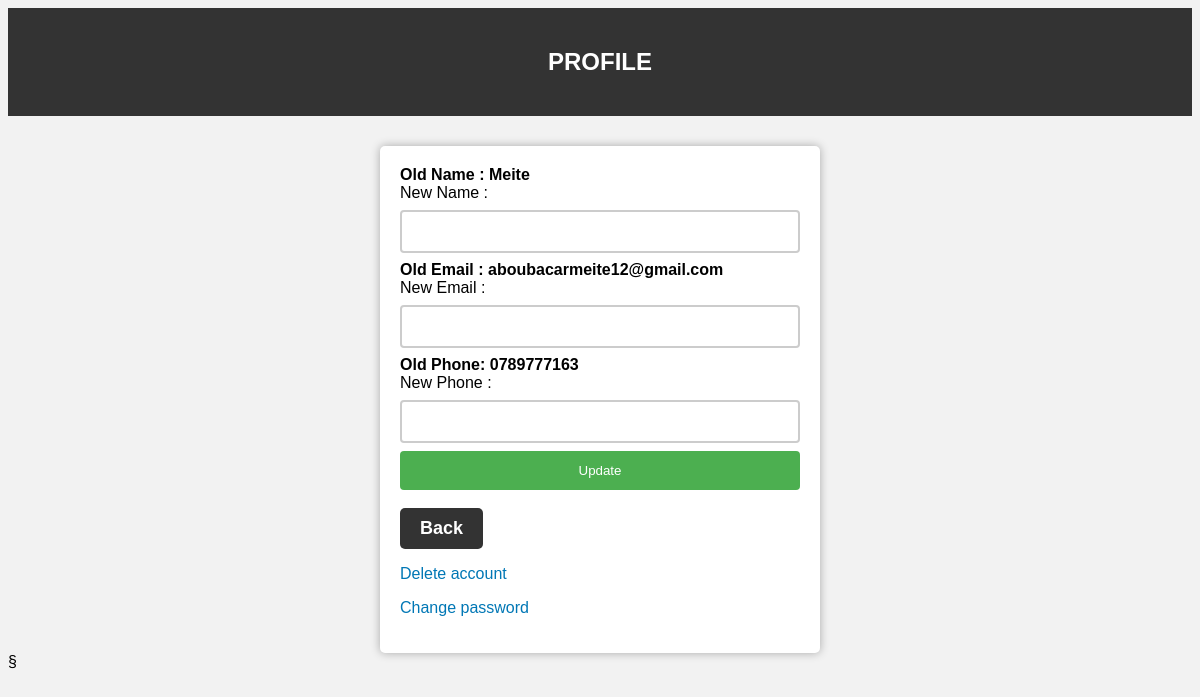
The page /updateProfile.php (signed in) on the database its author committed.
### tables this page shows
CREATE TABLE `atlasin` (
  `id` int(11) UNSIGNED NOT NULL,
  `name` text NOT NULL,
  `email` varchar(100) NOT NULL,
  `phone` varchar(10) NOT NULL,
  `password` int(4) NOT NULL,
  `balance` int(11) NOT NULL
);

### updateProfile.php (the view, shortened to what this page needs)
<?php
include "db_connect.php";
$id = $_SESSION['id'];
$name = "";
$email = "";
$phone = "";
$sql = "SELECT * FROM atlasin WHERE id='$id'";
$result = mysqli_query($conn, $sql);
if (mysqli_num_rows($result) === 1) {
    $row = mysqli_fetch_assoc($result);
    $name = $row['name'];
    $email = $row['email'];
    $phone = $row['phone'];
}
?>
<!DOCTYPE html>
<html>
<head>
</head>
<body>
    <header>
    <h2>Profile</h2>
    </header>
    <form method="post" action="<?php echo htmlspecialchars($_SERVER["PHP_SELF"]);?>">
        <label for="name"> <b> Old Name :  <?php echo $name; ?> </b> <br>New Name : </label>
        <input type="text" id="name" name="name" value="">
        <label for="email"> <b> Old Email : <?php echo $email; ?></b><br>New Email : </label>
        <input type="text" id="email" name="email" value="">
        <label for="phone"><b> Old Phone: <?php echo $phone; ?></b><br>New Phone : </label>
        <input type="text" id="phone" name="phone" value="">
        <input type="submit" name="submit" value="Update"> <br> <br>
        <input type="button" value="Back" onclick="window.location.href='atlasmoney.php'">
        <p><a href="delete.php">Delete account</a></p>
        <p><a href="ResetPassword.php">Change password</a></p>
    </form>
</body>
</html>§

### updateProfile.php (style rules this page uses)
body { font-family: Arial, sans-serif; background-color: #f2f2f2; }
header { background-color: #333; color: #fff; padding: 20px; text-align: center; margin-bottom: 30px; }
form { background-color: #fff; padding: 20px; width: 400px; margin: 0 auto; border-radius: 5px; box-shadow: 0 0 10px rgba(0, 0, 0, 0.3); }
h2 { text-align: center; margin-top: 20px; font-weight: bold; text-transform: uppercase; }
input[type=text] { width: 100%; padding: 12px 20px; margin: 8px 0; box-sizing: border-box; border: 2px solid #ccc; border-radius: 4px; }
input[type=submit] { background-color: #4CAF50; color: #fff; padding: 12px 20px; border: none; border-radius: 4px; cursor: pointer; width: 100%; }
a { text-decoration: none; color: #0077b5; font-size: 16px; }
input[type="button"] { background-color: #333; color: #fff; border: none; padding: 10px 20px; font-size: 18px; font-weight: bold; border-radius: 5px; cursor: pointer; }

### rows shown on the page
atlasin: name "Meite", email "aboubacarmeite12@gmail.com", phone "0789777163"
